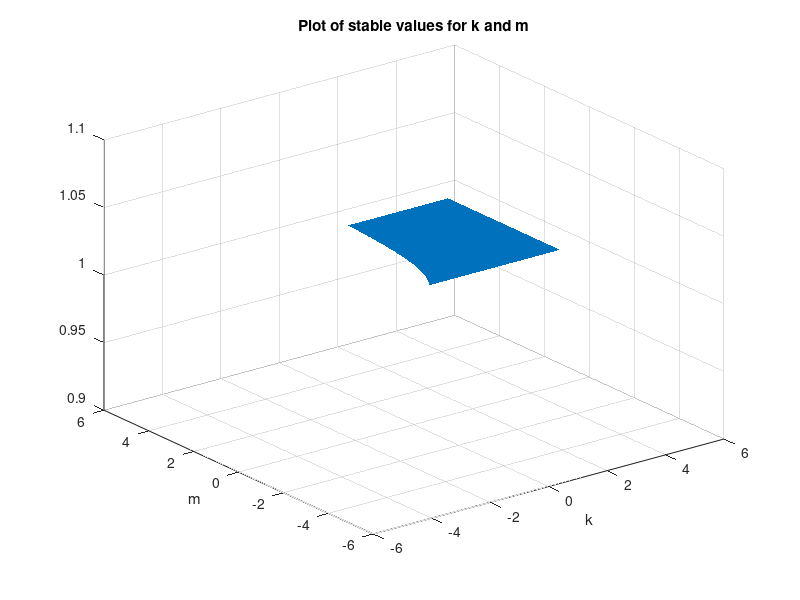

Write the MATLAB code that produced this figure.
 clc; clf; clear;

v = -5:0.01:5;  % plotting range from -5 to 5
[k, m] = meshgrid(v);  % get 2-D mesh for x and y

cond1 = 2.*k + k.*m - 2.*m > 1;  % check conditions for these values
cond2 = k > 0;
cond3 = 2.*m.*k > 0;

cond1 = double(cond1);  % convert to double for plotting
cond2 = double(cond2);
cond3 = double(cond3);

cond1(cond1 == 0) = NaN;  % set the 0s to NaN so they are not plotted
cond2(cond2 == 0) = NaN;
cond3(cond3 == 0) = NaN;

cond = cond1.*cond2;  % multiply the two condaces to keep only the common points
cond = cond.*cond3;

s = surf(k,m,cond);
   % change to top view

set(s,'edgecolor','none','facecolor',[0 0.4470 0.7410]) %turn off vertices and change colour to blue

title('Plot of stable values for k and m');
xlabel('k');
ylabel('m');